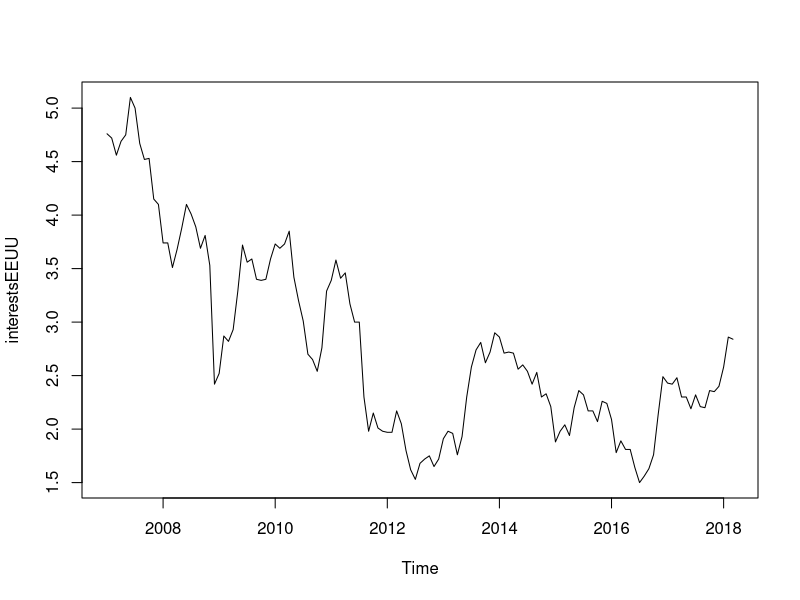
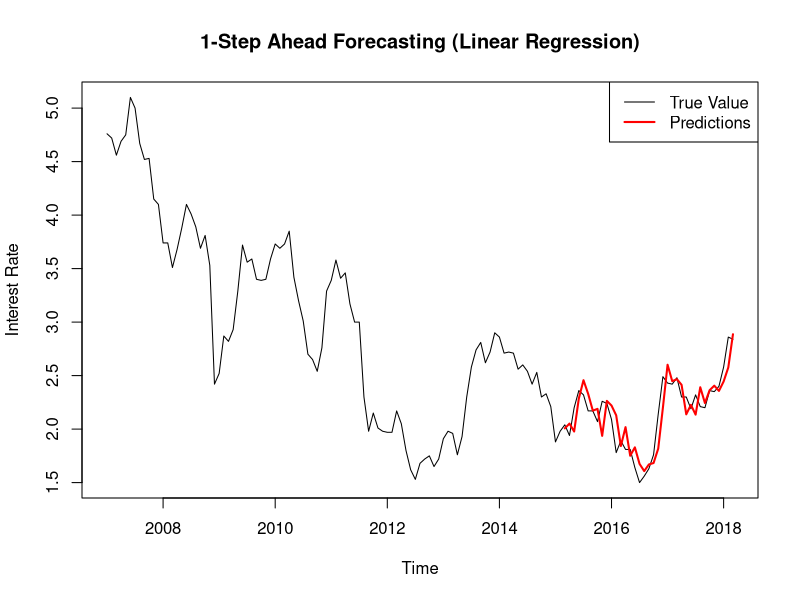
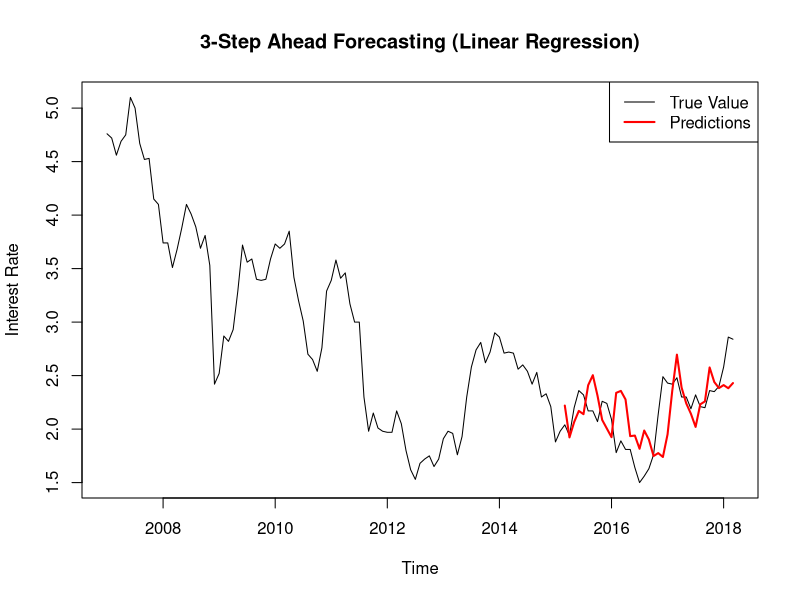

The R script that drew these images, in order:
## ---- chunk 1
knitr::opts_chunk$set(fig.pos = 'H',fig.align="center")
library(knitr)
hook_output = knit_hooks$get('output')

knit_hooks$set(document = function(x) {
  sub('\\usepackage[]{color}', '\\usepackage{xcolor}', x, fixed = TRUE)
})


# knit_theme$set("earendel")
# knit_theme$set("print")
 knitr::opts_chunk$set(linewidth=90, comment=NA,background='grey92') 
 

## ---- chunk 2
interestsEEUU <- read.table("./Data/MEI_FIN_23092019161922426.csv", sep=",", header=TRUE)
interestsEEUU <- ts(interestsEEUU[interestsEEUU$Country=="United States" 
                    & interestsEEUU$Tipo=="IRLT", c("Value")], 
                    start=2007, frequency=12)
plot(interestsEEUU)
## ---- chunk 3
library(caret)
# 1. Transform time series to tabular form
# This function dynamically creates feature columns (lags) and a target variable
format_ts_to_tabular <- function(ts_data, window_size, step_ahead = 1) {
  n <- length(ts_data)
  num_rows <- n - window_size - step_ahead + 1
  
  X <- matrix(NA, nrow = num_rows, ncol = window_size)
  Y <- numeric(num_rows)
  
  for (i in 1:num_rows) {
    X[i, ] <- ts_data[i:(i + window_size - 1)]
    Y[i] <- ts_data[i + window_size + step_ahead - 1]
  }
  
  df <- data.frame(X, Y = Y)
  colnames(df)[1:window_size] <- paste0("lag_", window_size:1)
  return(df)
}

# Apply using a 1-year sliding window (w = 12 months)
w <- 12
tabular_data <- format_ts_to_tabular(interestsEEUU, window_size = w)

# 2. Train/Test Split (70% train, 30% test) matching temporal order
n_train <- floor(0.7 * nrow(tabular_data))
train_data <- tabular_data[1:n_train, ]
test_data <- tabular_data[(n_train + 1):nrow(tabular_data), ]

# Prepare cross-validation setup for time series (caret)
# We use createTimeSlices to respect chronological order natively
time_slices <- createTimeSlices(y = train_data$Y, 
                                initialWindow = 36, # Start with 3 years basic training
                                horizon = 12,       # Predict 1 year forward in CV
                                fixedWindow = FALSE)

train_control <- trainControl(method = "timeslice",
                              index = time_slices$train,
                              indexOut = time_slices$test)
## ---- chunk 4
# Train a Linear Regression model
set.seed(42)
lm_model <- train(Y ~ ., data = train_data, 
                  method = "lm", 
                  trControl = train_control)

# Train a k-Nearest Neighbors model
set.seed(42)
knn_model <- train(Y ~ ., data = train_data, 
                   method = "knn", 
                   trControl = train_control,
                   tuneGrid = expand.grid(k = 1:10)) # Search best k
## ---- chunk 5
# Predictions on test set
lm_preds <- predict(lm_model, newdata = test_data)
knn_preds <- predict(knn_model, newdata = test_data)

# Compute Root Mean Squared Error
rmse_lm <- RMSE(lm_preds, test_data$Y)
rmse_knn <- RMSE(knn_preds, test_data$Y)

cat("RMSE for Linear Regression:", rmse_lm, "\n")
cat("RMSE for k-Nearest Neighbors:", rmse_knn, "\n")

# Identify the best performance based on RMSE
best_predicts <- if (rmse_lm < rmse_knn) lm_preds else knn_preds
best_model_name <- if (rmse_lm < rmse_knn) "Linear Regression" else "kNN"

# Plotting the series with predictions
# Reconstruct the correct time indices for test set predictions
original_time <- time(interestsEEUU)
# The test set starts after `n_train` tabular rows, and shifts by `w` lags + 1 step ahead
test_time <- original_time[(n_train + w + 1):length(original_time)]

plot(interestsEEUU, type = "l", 
     main = paste("1-Step Ahead Forecasting (", best_model_name, ")", sep=""), 
     ylab = "Interest Rate", xlab = "Time", col = "black")
lines(test_time, best_predicts, col = "red", lwd = 2)
legend("topright", legend = c("True Value", "Predictions"), 
       col = c("black", "red"), lty = 1, lwd = c(1, 2))
## ---- chunk 6
# 1. Format data for 3-steps ahead predicting
step <- 3
data_3step <- format_ts_to_tabular(interestsEEUU, window_size = w, step_ahead = step)

# 2. Split into train & test
n_train_3 <- floor(0.7 * nrow(data_3step))
train_data_3 <- data_3step[1:n_train_3, ]
test_data_3 <- data_3step[(n_train_3 + 1):nrow(data_3step), ]

# Prepare time slices matching the split length
slices_3 <- createTimeSlices(y = train_data_3$Y, 
                             initialWindow = 36, horizon = 12, fixedWindow = FALSE)
train_ctrl_3 <- trainControl(method = "timeslice",
                             index = slices_3$train, indexOut = slices_3$test)

# 3. Train models
set.seed(42)
lm_model_3 <- train(Y ~ ., data = train_data_3, method = "lm", trControl = train_ctrl_3)
set.seed(42)
knn_model_3 <- train(Y ~ ., data = train_data_3, method = "knn", trControl = train_ctrl_3)

# 4. Evaluate Models
lm_preds_3 <- predict(lm_model_3, newdata = test_data_3)
knn_preds_3 <- predict(knn_model_3, newdata = test_data_3)

rmse_lm_3 <- RMSE(lm_preds_3, test_data_3$Y)
rmse_knn_3 <- RMSE(knn_preds_3, test_data_3$Y)

cat("3-Step Ahead RMSE for Linear Regression:", rmse_lm_3, "\n")
cat("3-Step Ahead RMSE for k-Nearest Neighbors:", rmse_knn_3, "\n")

best_predicts_3 <- if (rmse_lm_3 < rmse_knn_3) lm_preds_3 else knn_preds_3
best_model_name_3 <- if (rmse_lm_3 < rmse_knn_3) "Linear Regression" else "kNN"

# 5. Visualizer
test_time_3 <- original_time[(n_train_3 + w + step):length(original_time)]

plot(interestsEEUU, type = "l", 
     main = paste("3-Step Ahead Forecasting (", best_model_name_3, ")", sep=""), 
     ylab = "Interest Rate", xlab = "Time", col = "black")
lines(test_time_3, best_predicts_3, col = "red", lwd = 2)
legend("topright", legend = c("True Value", "Predictions"), 
       col = c("black", "red"), lty = 1, lwd = c(1, 2))
